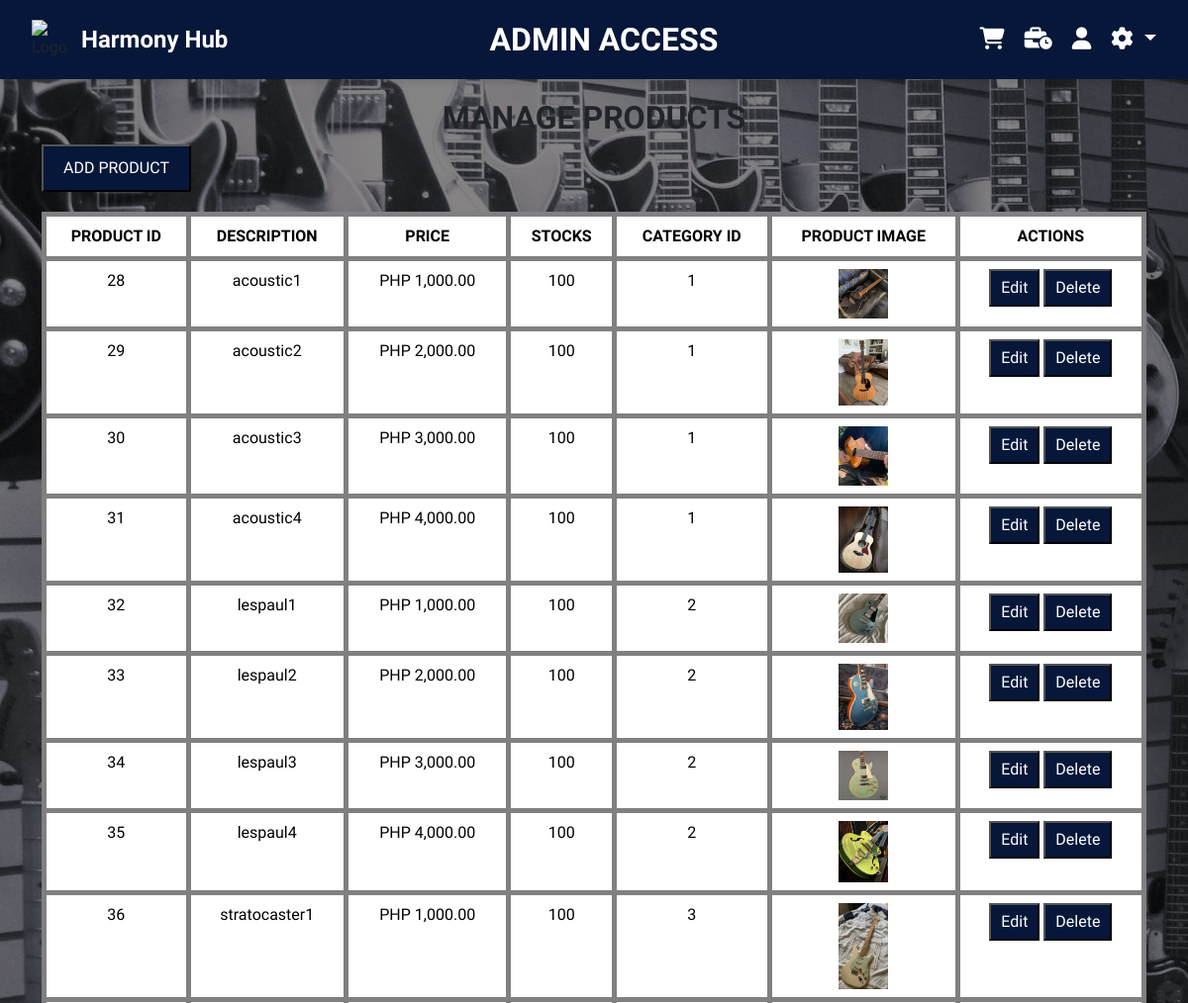
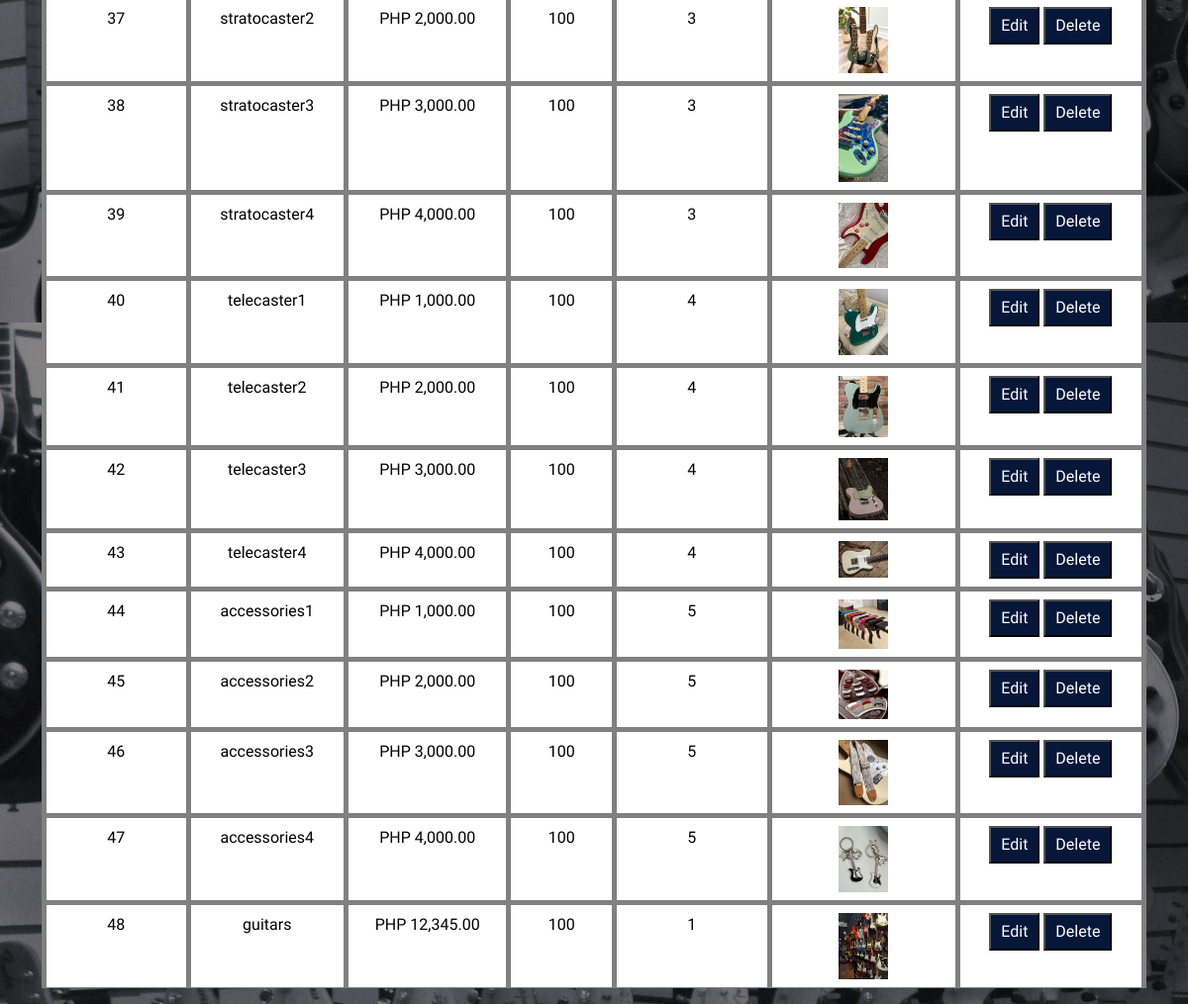
Page /admin/products/manageproducts.php (signed in) on the committed database (2 pictures, top to bottom).
### tables this page shows
CREATE TABLE `product` (
  `product_id` int(11) NOT NULL,
  `description` varchar(255) NOT NULL,
  `price` decimal(10,2) NOT NULL,
  `stock` int(11) NOT NULL,
  `category_id` int(11) DEFAULT NULL,
  `product_image` varchar(255) NOT NULL DEFAULT 'default.png'
);

### admin/products/manageproducts.php (the view, shortened to what this page needs)
<?php
include('../../style/config.php');
$sql = "SELECT product_id, description, price, stock, category_id, product_image FROM product ORDER BY product_id";
$result = $conn->query($sql);
?>
<!DOCTYPE html>
<html lang="en">
<head>
    <link rel="stylesheet" href="../../design/admin/manageproducts.css">
</head>
<body>
<?php include('../../style/adminheader.php'); ?>
<div class="container">
    <h2>MANAGE PRODUCTS</h2>
    <button class="addBtn" href="../../admin/products/addnewproduct.php">ADD PRODUCT</button>
    <table class="table">
        <thead>
            <tr>
                <th>PRODUCT ID</th>
                <th>DESCRIPTION</th>
                <th>PRICE</th>
                <th>STOCKS</th>
                <th>CATEGORY ID</th>
                <th>PRODUCT IMAGE</th>
                <th>ACTIONS</th>
            </tr>
        </thead>
        <tbody>
            <?php if ($result && $result->num_rows > 0) { ?>
                <?php while ($row = $result->fetch_assoc()) { ?>
                    <tr>
                        <td><?php echo $row['product_id']; ?></td>
                        <td><?php echo $row['description']; ?></td>
                        <td><?php echo 'PHP ' . number_format($row['price'], 2); ?></td>
                        <td><?php echo $row['stock']; ?></td>
                        <td><?php echo $row['category_id']; ?></td>
                        <td><img src="../../media/products/<?php echo $row['product_image']; ?>" alt="Product Image"></td>
                        <td>
                            <button class="editBtn" onclick="openEditForm(<?php echo $row['product_id']; ?>)">Edit</button>
                            <button class="deleteBtn" onclick="openDeleteForm(<?php echo $row['product_id']; ?>)">Delete</button>
                        </td>
                    </tr>
                <?php } ?>
            <?php } else { ?>
                <tr><td colspan="7">No products found.</td></tr>
            <?php } ?>
        </tbody>
    </table>
</div>
</body>
</html>

### style/adminheader.php (shortened to what this page needs)
<!DOCTYPE html>
<html lang="en">
<head>
  <link href="https://cdn.jsdelivr.net/npm/bootstrap@5.3.2/dist/css/bootstrap.min.css" rel="stylesheet">
  <link rel="stylesheet" href="https://cdnjs.cloudflare.com/ajax/libs/font-awesome/6.4.2/css/all.min.css" />
  <link rel="stylesheet" href="../../design/header/adminheader.css"/>
</head>
<body>
  <nav class="navbar navbar-expand-lg py-2">
    <div class="container-fluid d-flex align-items-center">
      <div class="d-flex align-items-center me-auto">
        <img src="../media/harmonyhub_logo.png" class="logo" alt="Logo">
        <a class="navbar-brand" href="../../store/storeinterface.php">Harmony Hub</a>
      </div>
      <div class="mx-auto text-center admin-access">
        <span class="text-uppercase fw-bold">ADMIN ACCESS</span>
      </div>
      <div class="navbar-icons ms-auto">
        <div class="cart-icon">
          <a href="../../cart/cartinterface.php" class="nav-icon"><i class="fa-solid fa-cart-shopping"></i></a>
        </div>
        <div class="order-icon">
          <a href="../orders/order_history.php" class="nav-icon"><i class="fa-solid fa-business-time"></i></a>
        </div>
        <div class="user-icon">
          <a href="../../profile/profileinterface.php?customer_id=<?php echo $_SESSION['customer_id']; ?>" class="nav-icon">
          <i class="fa-solid fa-user"></i>
          </a>
        </div>
        <div class="dropdown">
          <a href="#" class="nav-icon dropdown-toggle" id="settingsDropdown" role="button" data-bs-toggle="dropdown" aria-expanded="false">
            <i class="fa-solid fa-cog"></i>
          </a>
        </div>
      </div>
    </div>
  </nav>
</body>
</html>

### design/admin/manageproducts.css (style rules this page uses)
body { font-family: 'Host Grotesk', sans-serif; margin: 0; padding: 0; color: white; }
.container { width: 80%; margin: 0 auto; padding-top: 20px; }
h2 { text-align: center; }
.table { width: 100%; border-collapse: collapse; margin-top: 20px; margin-bottom: 50px; }
.table th, .table td { padding: 10px; text-align: center; border: 5px solid gray; }
.table th { background-color: #f2f2f2; }
button { background-color: #071739; color: white; padding: 10px 20px; margin: 10px 0; cursor: pointer; border-radius: 8px; }
.editBtn, .deleteBtn { background-color: #071739; padding: 5px 10px; }
img { max-width: 50px; }

### design/header/adminheader.css (style rules this page uses)
body { font-family: 'Host Grotesk', sans-serif; margin: 0; padding: 0; background-size: cover; background: url('../../media/logo,background/bwbackground.jpg'); }
h2 { font-weight: 800; }
.navbar { background-color: #071739; box-shadow: 0 4px 6px rgba(0, 0, 0, 0.1); padding: 10px 20px; height: 80px; display: flex; align-items: center; }
.logo { width: 40px; height: auto; margin-right: 10px; }
.navbar-brand { font-size: 1.5rem; font-weight: bold; color: white; margin: 0; }
.navbar-icons { display: flex; gap: 20px; align-items: center; transition: all 0.4s ease-in-out; }
.nav-icon { color: white; border: 1px; font-size: 1.4rem; transition: color 0.3s ease; text-decoration: none; }
.admin-access { font-family: 'Host Grotesk', sans-serif; font-size: 2rem; color: white; padding: 5px 15px; border-radius: 5px; }

### rows in the picture
product: product_id "28", description "acoustic1", price "1,000.00", stock "100", category "1", product_image (picture)
product: product_id "29", description "acoustic2", price "2,000.00", stock "100", category "1", product_image (picture)
product: product_id "30", description "acoustic3", price "3,000.00", stock "100", category "1", product_image (picture)
product: product_id "31", description "acoustic4", price "4,000.00", stock "100", category "1", product_image (picture)
product: product_id "32", description "lespaul1", price "1,000.00", stock "100", category "2", product_image (picture)
product: product_id "33", description "lespaul2", price "2,000.00", stock "100", category "2", product_image (picture)
product: product_id "34", description "lespaul3", price "3,000.00", stock "100", category "2", product_image (picture)
product: product_id "35", description "lespaul4", price "4,000.00", stock "100", category "2", product_image (picture)
product: product_id "36", description "stratocaster1", price "1,000.00", stock "100", category "3", product_image (picture)
product: product_id "37", description "stratocaster2", price "2,000.00", stock "100", category "3", product_image (picture)
product: product_id "38", description "stratocaster3", price "3,000.00", stock "100", category "3", product_image (picture)
product: product_id "39", description "stratocaster4", price "4,000.00", stock "100", category "3", product_image (picture)
product: product_id "40", description "telecaster1", price "1,000.00", stock "100", category "4", product_image (picture)
product: product_id "41", description "telecaster2", price "2,000.00", stock "100", category "4", product_image (picture)
product: product_id "42", description "telecaster3", price "3,000.00", stock "100", category "4", product_image (picture)
product: product_id "43", description "telecaster4", price "4,000.00", stock "100", category "4", product_image (picture)
product: product_id "44", description "accessories1", price "1,000.00", stock "100", category "5", product_image (picture)
product: product_id "45", description "accessories2", price "2,000.00", stock "100", category "5", product_image (picture)
product: product_id "46", description "accessories3", price "3,000.00", stock "100", category "5", product_image (picture)
product: product_id "47", description "accessories4", price "4,000.00", stock "100", category "5", product_image (picture)
product: product_id "48", description "guitars", price "12,345.00", stock "100", category "1", product_image (picture)
